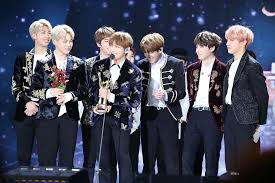
#> input picture OpenCV/cv_basic/image/bts-03.jpg, 275 x 183 px
$ python opcv_Channel.py
#> lines starting #> are read from the running program, lines starting #| are printed output that depends on the picture
import cv2
import numpy as np

print("OpenCV version:")
print(cv2.__version__)

img = cv2.imread("image/bts-03.jpg")
#> img is the input picture: shape (183, 275, 3); mean B, G, R 84.2, 67.7, 64.3
print("image shape : {} pixels".format(img.shape))
#| image shape : (183, 275, 3) pixels
print("width: {} pixels".format(img.shape[1]))
#| width: 275 pixels
print("height: {} pixels".format(img.shape[0]))
#| height: 183 pixels
print("channels: {}".format(img.shape[2]))
#| channels: 3

(height, width) = img.shape[:2]
#> height = 183; width = 275
center = (width // 2, height // 2)
#> center = (137, 91)

cv2.imshow("bts original", img)

# img의 이미지의 color channel 분리
(B, G, R) = cv2.split(img)
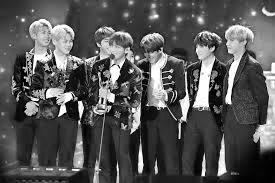
#> B: shape (183, 275); min 0, max 255, mean 84.2
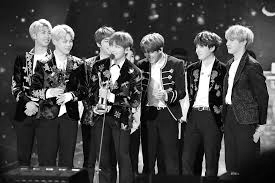
#> G: shape (183, 275); min 0, max 255, mean 67.7
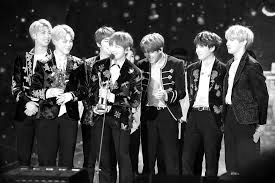
#> R: shape (183, 275); min 0, max 255, mean 64.3

# [24 lines of commented-out code are left out]

BGR = cv2.merge([B, G, R])
cv2.imshow("Blue, Green and Red", BGR)

cv2.waitKey(0)
cv2.destroyAllWindows()

$ run again, with OpenCV/cv_basic/image/bts-02.jpg copied over OpenCV/cv_basic/image/bts-03.jpg
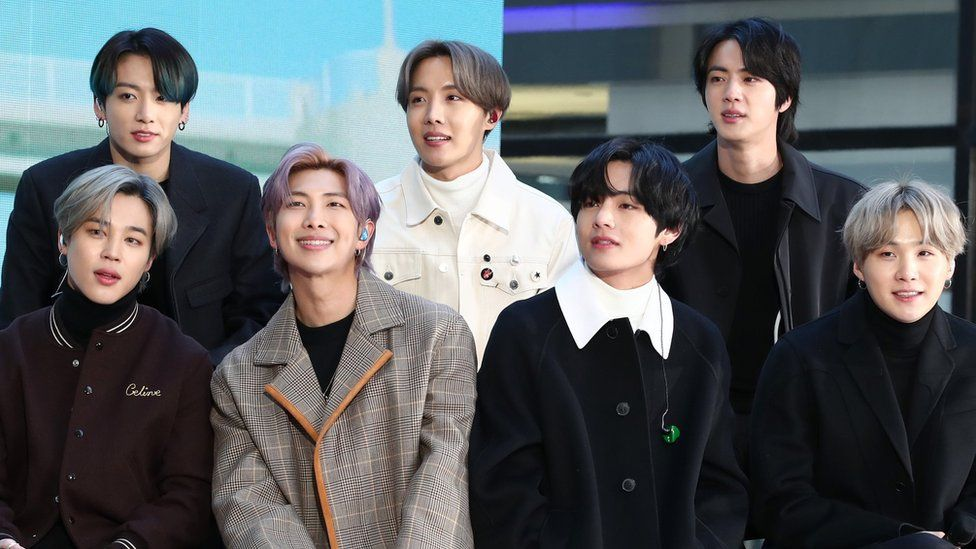
#> input picture OpenCV/cv_basic/image/bts-02.jpg, 976 x 549 px
#> img is the input picture: shape (549, 976, 3); mean B, G, R 94.9, 92.1, 89
#| image shape : (549, 976, 3) pixels
#| width: 976 pixels
#| height: 549 pixels
#| channels: 3
#> `(B, G, R) = cv2.split(img)`:
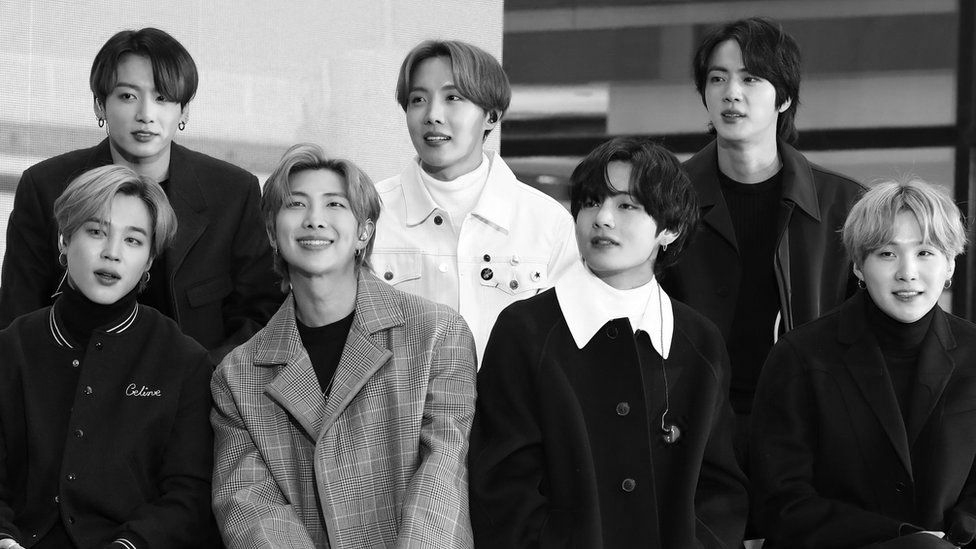
#> G: shape (549, 976); min 0, max 255, mean 92.1
#> `(B, G, R) = cv2.split(img)`:
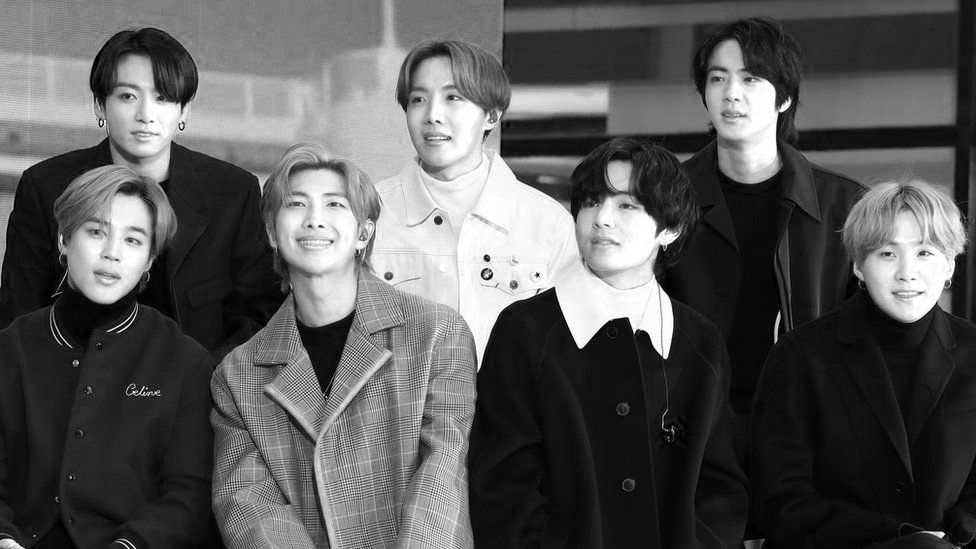
#> R: shape (549, 976); min 0, max 255, mean 89
